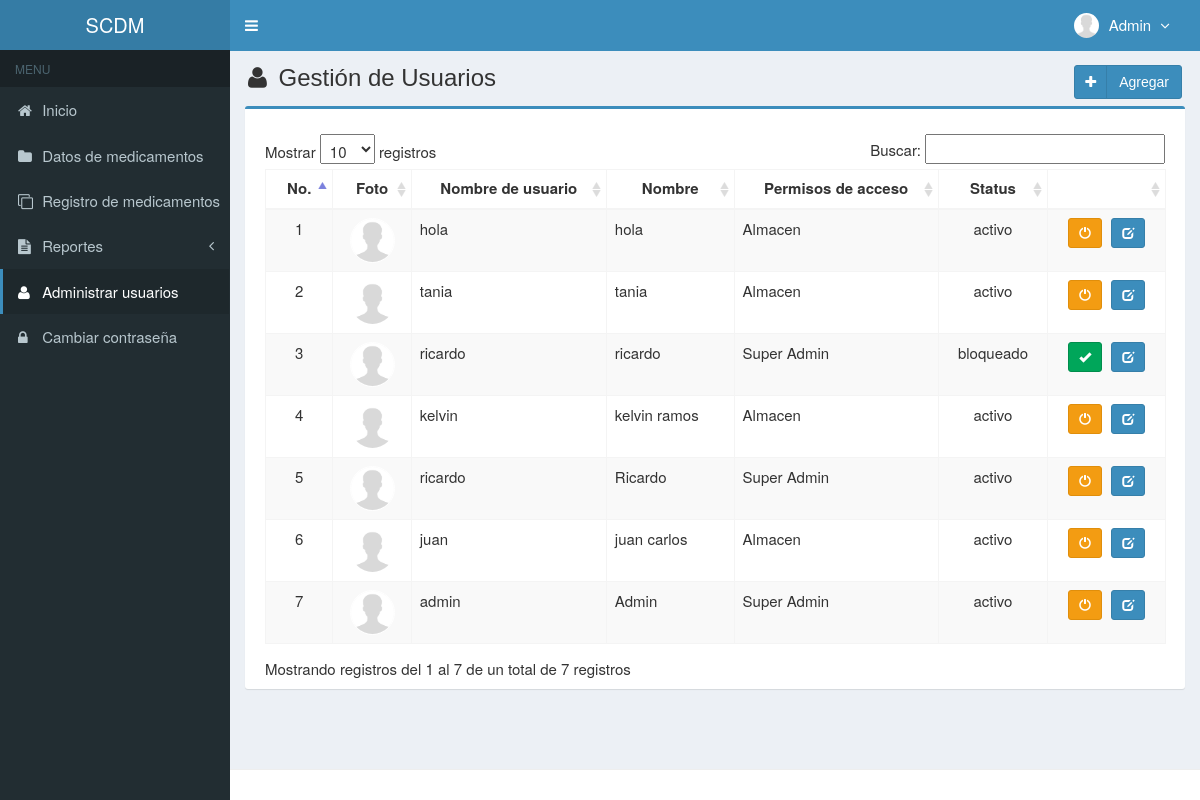
The app's page /main.php?module=user (signed in) with its own data.
### tables this page shows
CREATE TABLE `usuarios` (
  `id_user` int(3) NOT NULL,
  `username` varchar(50) NOT NULL,
  `name_user` varchar(50) NOT NULL,
  `password` varchar(50) NOT NULL,
  `email` varchar(50) DEFAULT NULL,
  `telefono` varchar(13) DEFAULT NULL,
  `foto` varchar(100) DEFAULT NULL,
  `permisos_acceso` enum('Super Admin','Gerente','Almacen') NOT NULL,
  `status` enum('activo','bloqueado') NOT NULL DEFAULT 'activo',
  `created_at` timestamp NOT NULL DEFAULT current_timestamp(),
  `updated_at` timestamp NOT NULL DEFAULT current_timestamp() ON UPDATE current_timestamp()
);

### modules/user/view.php (the view, shortened to what this page needs)
<section class="content-header">
  <h1>
    <i class="fa fa-user icon-title"></i> Gestión de Usuarios
    <a class="btn btn-primary btn-social pull-right" href="?module=form_user&form=add" title="Agregar" data-toggle="tooltip">
      <i class="fa fa-plus"></i> Agregar
    </a>
  </h1>
</section>
<section class="content">
  <div class="row">
    <div class="col-md-12">
      <div class="box box-primary">
        <div class="box-body">
          <table id="dataTables1" class="table table-bordered table-striped table-hover">
            <thead>
              <tr>
                <th class="center">No.</th>
                <th class="center">Foto</th>
                <th class="center">Nombre de usuario</th>
                <th class="center">Nombre</th>
                <th class="center">Permisos de acceso</th>
                <th class="center">Status</th>
                <th class="center"></th>
              </tr>
            </thead>
                        <tbody>
            <?php
            $no = 1;
            $query = mysqli_query($mysqli, "SELECT * FROM usuarios ORDER BY id_user DESC")
                                            or die('error: '.mysqli_error($mysqli));
            while ($data = mysqli_fetch_assoc($query)) {
              echo "<tr>
                      <td width='50' class='center'>$no</td>";
                      if ($data['foto']=="") { ?>
                        <td class='center'><img class='img-user' src='images/user/user-default.png' width='45'></td>
                      <?php
                      } else { ?>
                        <td class='center'><img class='img-user' src='images/user/<?php echo $data['foto']; ?>' width='45'></td>
                      <?php
                      }
              echo "  <td>$data[username]</td>
                      <td>$data[name_user]</td>
                      <td>$data[permisos_acceso]</td>
                      <td class='center'>$data[status]</td>
                      <td class='center' width='100'>
                          <div>";
                          if ($data['status']=='activo') { ?>
                            <a data-toggle="tooltip" data-placement="top" title="Bloqueado" style="margin-right:5px" class="btn btn-warning btn-sm" href="modules/user/proses.php?act=off&id=<?php echo $data['id_user'];?>">
                                <i style="color:#fff" class="glyphicon glyphicon-off"></i>
                            </a>
            <?php
                          }
                          else { ?>
                            <a data-toggle="tooltip" data-placement="top" title="activo" style="margin-right:5px" class="btn btn-success btn-sm" href="modules/user/proses.php?act=on&id=<?php echo $data['id_user'];?>">
                                <i style="color:#fff" class="glyphicon glyphicon-ok"></i>
                            </a>
            <?php
                          }
              echo "      <a data-toggle='tooltip' data-placement='top' title='Modificar' class='btn btn-primary btn-sm' href='?module=form_user&form=edit&id=$data[id_user]'>
                                <i style='color:#fff' class='glyphicon glyphicon-edit'></i>
                            </a>
                          </div>
                      </td>
                    </tr>";
              $no++;
            }
            ?>
            </tbody>
          </table>
        </div>
      </div>
    </div>
  </div>
</section><!-- /.content

### top-menu.php (shortened to what this page needs)
<?php
require_once "config/database.php";
$query = mysqli_query($mysqli, "SELECT id_user, name_user, foto, permisos_acceso FROM usuarios WHERE id_user='$_SESSION[id_user]'")
                                or die('error: '.mysqli_error($mysqli));
$data = mysqli_fetch_assoc($query);
?>
<li class="dropdown user user-menu">
  <a href="#" class="dropdown-toggle" data-toggle="dropdown">
  <?php
  if ($data['foto']=="") { ?>
    <img src="images/user/user-default.png" class="user-image" alt="User Image"/>
  <?php
  }
  else { ?>
    <img src="images/user/<?php echo $data['foto']; ?>" class="user-image" alt="User Image"/>
  <?php
  }
  ?>
    <span class="hidden-xs"><?php echo $data['name_user']; ?> <i style="margin-left:5px" class="fa fa-angle-down"></i></span>
  </a>
</li>

### assets/css/style.css (style rules this page uses)
.btn-social *:first-child { border-right: 1px solid rgba(0, 0, 0, 0.1); bottom: 0; font-size: 1em !important; left: 0; line-height: 32px !important; position: absolute; text-align: center; top: 0; width: 32px !important; }
.content-header { padding: 15px 18px 0; position: relative; }
.center { text-align:center; }
.img-user { border: 1px solid #fff; border-radius: 100%; }
.icon-title { margin-right: 5px; }
body { background-color: #fff; color: #333; font-size: 15px; line-height: 1.42857; }

### records on screen
usuarios: foto (placeholder picture), name_user "Admin", username "admin", permisos_acceso "Super Admin", status "activo"
usuarios: username "hola", name_user "hola", permisos_acceso "Almacen", status "activo"
usuarios: username "tania", name_user "tania", permisos_acceso "Almacen", status "activo"
usuarios: username "ricardo", name_user "ricardo", permisos_acceso "Super Admin", status "bloqueado"
usuarios: username "kelvin", name_user "kelvin ramos", permisos_acceso "Almacen", status "activo"
usuarios: username "ricardo", name_user "Ricardo", permisos_acceso "Super Admin", status "activo"
usuarios: username "juan", name_user "juan carlos", permisos_acceso "Almacen", status "activo"
